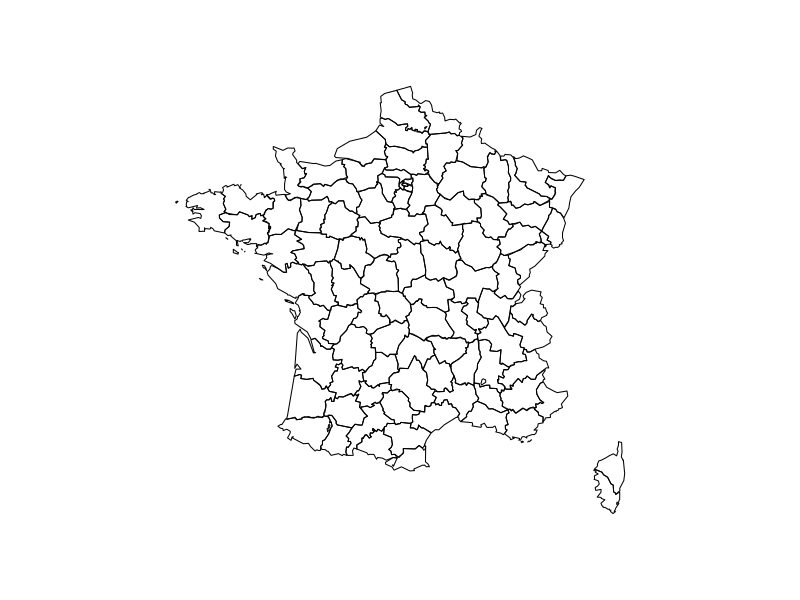
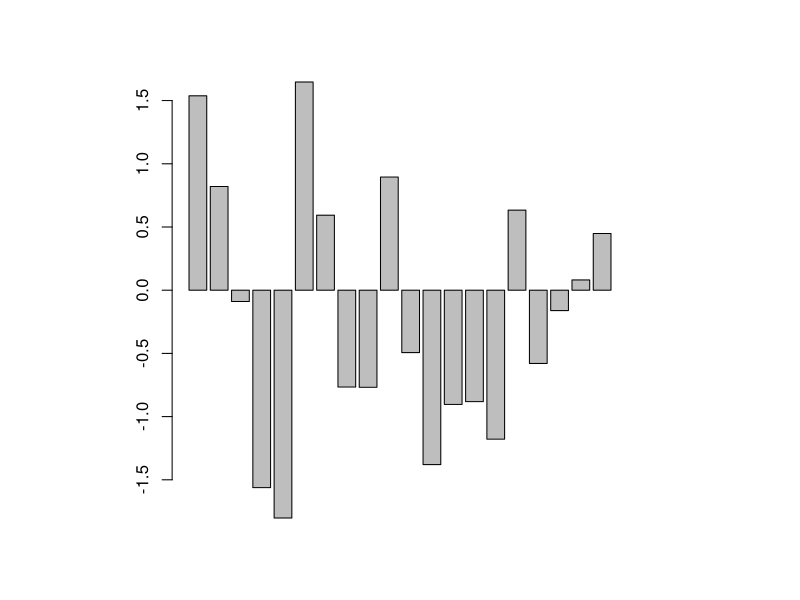
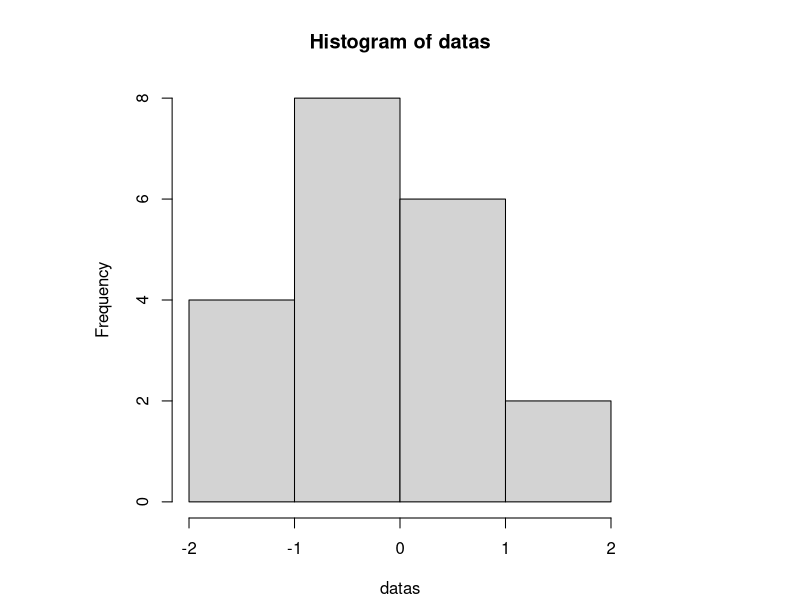
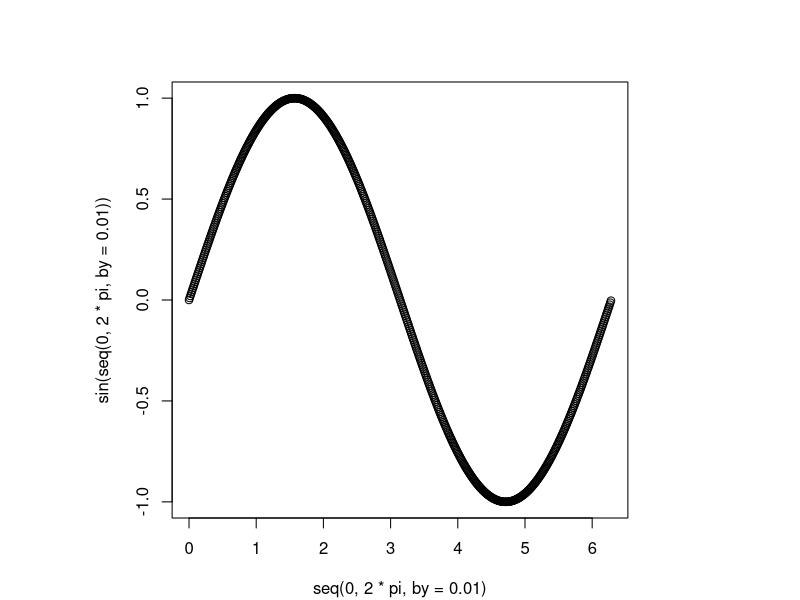
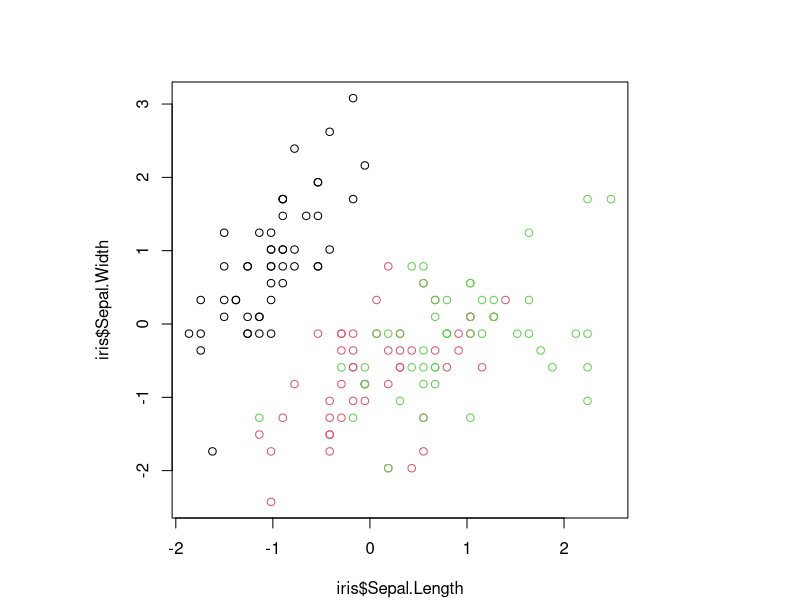
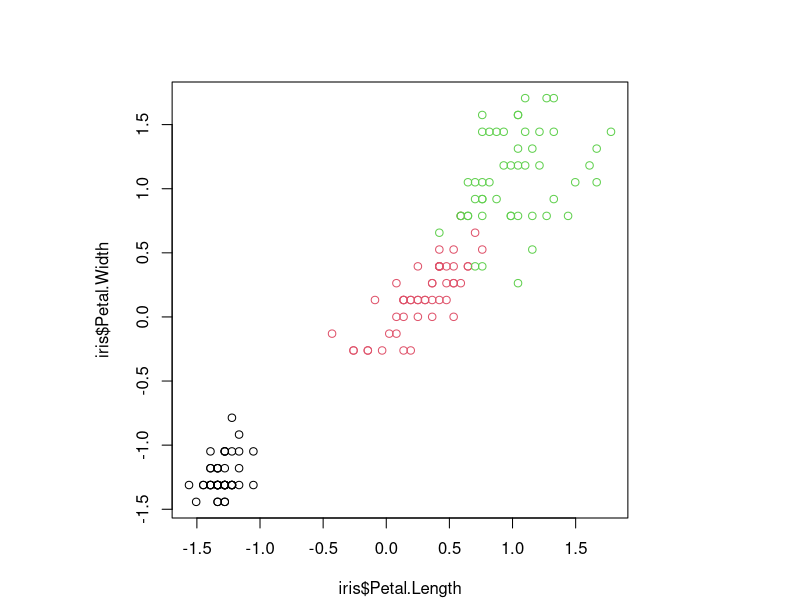
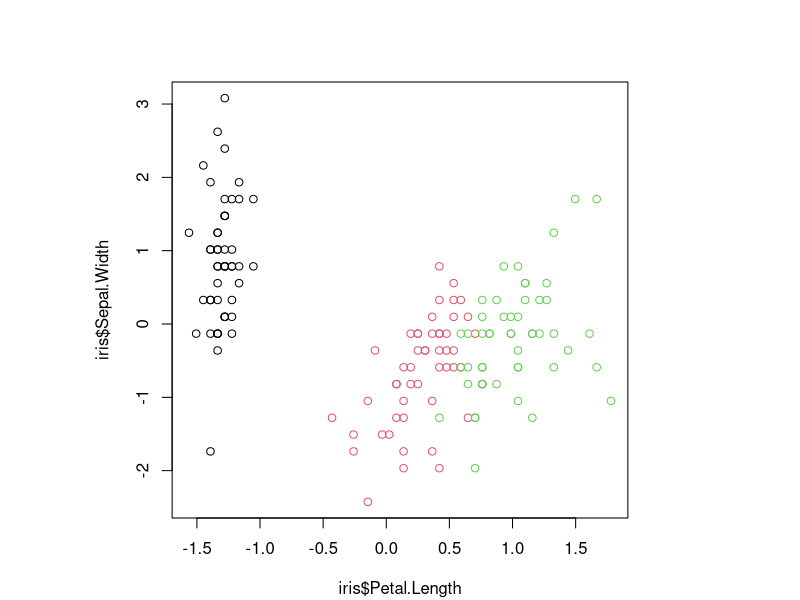
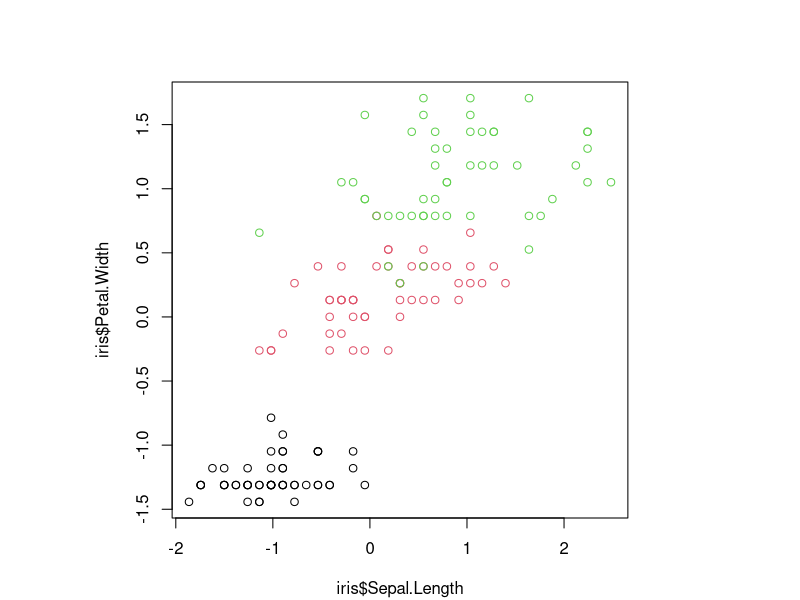

Generate these figures, in order, with R: (Note: this script raises an error after producing the figures.)
#TP1

#2. Utiliser R comme calculatrice

2+4
#6
36/5
#7.2
sqrt(4)
#2
var <- 3 * sqrt(4) + pi
print(var)
mystere <- var / 0

#3. Quelques commandes utiles

#q() quitter R
#help(topic) #afficher l’aide relative à topic ou simplement utiliser le menu Help de Rstudio
#source("fichier.r") #charger un programme stocké dans un fichier nommé ici fichier.r
#getwd() #et #setwd("chemin") #afficher et modifier le répertoire de travai

#4. LES OPERATEURS

tmp <- 7 / 2
resultat <- floor(tmp)
reste <- 7 - 2*resultat
#reste = 1
#resultat = 3

resultat <- 7 %/% 2
reste <- 7 %% 2
#reste = 1
#resultat = 3

abs(-3)
#3
sqrt(49)
#7
floor(-3.7)
#-4

sqrt(3*floor(pi))
#3

x <- 10
y <- 20
x > y
#FALSE

x <- 3.14
y <- pi
logiq <- x == y
#logiq = FALSE

!logiq == TRUE
#TRUE

x <- T
y <- F
v1 <- x && y
v2 <- x || y
v3 <- v2 && !v1
#v3 = TRUE

x <- T
y <- F
z <- F
v1 <- y && z || x
v2 <- y && (z || x)
#non v1 = TRUE et v2 = FALSE

#5. Généralités sur les variables
#5.1 Types de variables

txt <- "un texte"
class(txt)
#"character"

is.character(txt)
#TRUE
is.numeric(txt)
#FALSE

txt <- '42'
nbr <- as.integer(txt)
is.numeric(nbr)
#TRUE

#5.2 Manipulation de variables
#5.2.1 Concaténation de texte

mot <- "petite"
text1 <- paste("une", mot, "phrase")
#text1 = "une petite phrase"
text2 <- paste(text1, "compte", nchar(text1), "lettres")
#text2 = "une petite phrase compte 17 lettres"

#5.2.2 Quelques particularités

tmp <- 3 / 0
nsp <- NA
resultat <- paste(tmp, tmp+1, tmp+nsp)
#resultat = "Inf Inf NA"

tmp <- NA
tmp == NA
#NA
is.na(tmp)
#TRUE

#6. Les vecteurs de variables
#6.1 Création d’un vecteur

vecteur1 <- c(1, 3, 5, 7, 9)
vecteur2 <- seq(from=0, to=10, by=2)
vecteur3 <- 0:10
vecteur4 <- rep(1:2, 5)
vecteur1
vecteur2
vecteur3
vecteur4

#6.2 Manipulation d’un vecteur
vecteur1
# 1 3 5 7 9
vecteur1[1]
# 1
vecteur1[0]
# numeric(0)
length(vecteur1)
# 5

vecteur <- rnorm(10)
for (i in 1:length(vecteur))
print(vecteur[i])

#6.3 Pour aller plus loin

v1 <- runif(10)
v2 <- rpois(10, 1)
v3 <- rnorm(10)
matrice <- rbind(v1, v2, v3)

matricet <- t(matrice)
dim(matricet)
matrice[3, 5]

#7. Les data.frames

converti <- as.data.frame(matricet)
is.data.frame(converti)

v1 <- c(175, 182, 165, 187, 158)
v2 <- c(19, 18, 21, 22, 20)
tableau <- data.frame(taille=v1,age=v2)
names(tableau)
print(tableau$taille)
summary(tableau)
write.table(tableau, "sortie.csv", sep=";")

#8. Les bibliothèques de fonctions

install.packages("maps")
library(maps)
map("france")

datas <- rnorm(20)
barplot(datas)
hist(datas, nclass=4)

plot(seq(0,2*pi,by=0.01), sin(seq(0,2*pi,by=0.01)))

#10. Exercices
#Exercice 1.

#Q0) Charger le fichier iris avec la commande data(iris).

data(iris)

#Q1) Quelle est la nature de iris ? (matrix, vector, data.frame....)

class(iris)
# data.frame

#Q2) Les données. Combien d’individus ? de variables ? Pour chacune des variables donner leur nature (quantitative, qualitative, ...)

dim(iris)
is.numeric(iris$Sepal.Length) #TRUE (quantitative)
is.numeric(iris$Sepal.Width) #TRUE (quantitative)
is.numeric(iris$Petal.Length) #TRUE (quantitative)
is.numeric(iris$Petal.Width) #TRUE (quantitative)
is.numeric(iris$Species) #FALSE
is.data.frame(iris$Species) #FALSE
is.character(iris$Species) #FALSE
is.factor(iris$Species) #TRUE (quantitative)

#Q3) Calculer pour chaque variable lorsque cela a un sens, la moyenne et la variance empirique. Même question en divisant la population selon le niveau de la variable Species.

#Moyenne et variance empirique
mean(iris$Sepal.Length)
var(iris$Sepal.Length)
mean(iris$Sepal.Width)
var(iris$Sepal.Width)
mean(iris$Petal.Length)
var(iris$Petal.Length)
mean(iris$Petal.Width)
var(iris$Petal.Width)

mean(iris$Sepal.Length[iris$Species == "setosa"])
mean(iris$Sepal.Length[iris$Species == "versicolor"])
mean(iris$Sepal.Length[iris$Species == "virginica"])
var(iris$Sepal.Length[iris$Species == "setosa"])
var(iris$Sepal.Length[iris$Species == "versicolor"])
var(iris$Sepal.Length[iris$Species == "virginica"])

#Q4) On s’intéresse au 4 premières variables. Standardiser les données (retirer la moyenne et diviser par l’écart-type)

iris$Sepal.Length <- (iris$Sepal.Length - mean(iris$Sepal.Length)) / sd(iris$Sepal.Length)
iris$Sepal.Width <- (iris$Sepal.Width - mean(iris$Sepal.Width)) / sd(iris$Sepal.Width)
iris$Petal.Length <- (iris$Petal.Length - mean(iris$Petal.Length)) / sd(iris$Petal.Length)
iris$Petal.Width <- (iris$Petal.Width - mean(iris$Petal.Width)) / sd(iris$Petal.Width)

#Q5) Tracer le graphique variable Petal.Length versus Petal.Width en utilisant des couleurs différentes selon le niveau de la variable Species. Essayer tous les “croisements” possibles et commentez ces graphiques.

plot(iris$Sepal.Length, iris$Sepal.Width, col=iris$Species)
plot(iris$Petal.Length, iris$Petal.Width, col=iris$Species)
plot(iris$Petal.Length, iris$Sepal.Width, col=iris$Species)
plot(iris$Sepal.Length, iris$Petal.Width, col=iris$Species)

#Exercice 2.

ms=numeric(10000);
p=0.75; x=seq(-4,4,0.025);
for (j in(1:50)){
  k=j*j; for (i in (1:10000)){
    sig=sqrt(p*(1-p)/k); mu=p; ms[i]=(mean(rbinom(k,1,p))-mu)/sig } #loi binomiale
  hist(ms, breaks=41, xlab="x-variable", xlim=c(-4,4), prob=TRUE, main=sprintf("normal curve over histogram, n = %d",k))
  curve(dnorm(x), col="darkblue", lwd=2, add=TRUE, yaxt="n")} # loi normale

ms=numeric(10000);
p=0.75; x=seq(-4,4,0.025);
for (j in(1:50)){
  k=j*j; for (i in (1:10000)){
    sig=1/lambda; mu=1/lambda; ms[i]=(mean(rexp(k,lambda))-mu)*sqrt(k)/sig } #loi binomiale
  hist(ms, breaks=41, xlab="x-variable", xlim=c(-4,4), prob=TRUE, main=sprintf("normal curve over histogram, n = %d",k))
  curve(dnorm(x), col="darkblue", lwd=2, add=TRUE, yaxt="n")} # loi normale